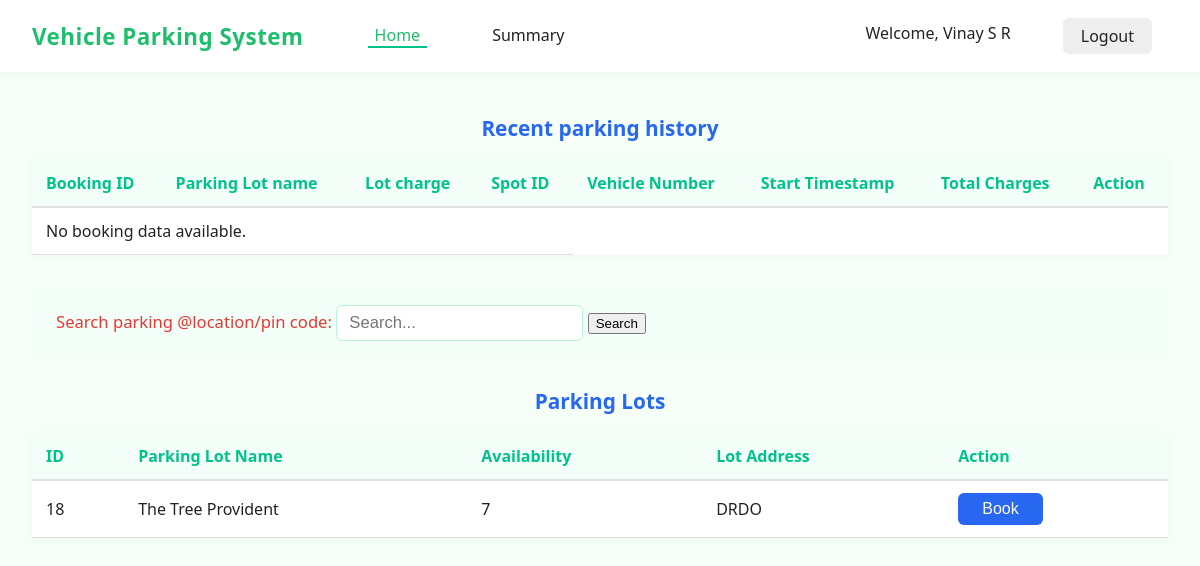
/dashboard/user/4 (signed in), run on an earlier commit of the app's database.
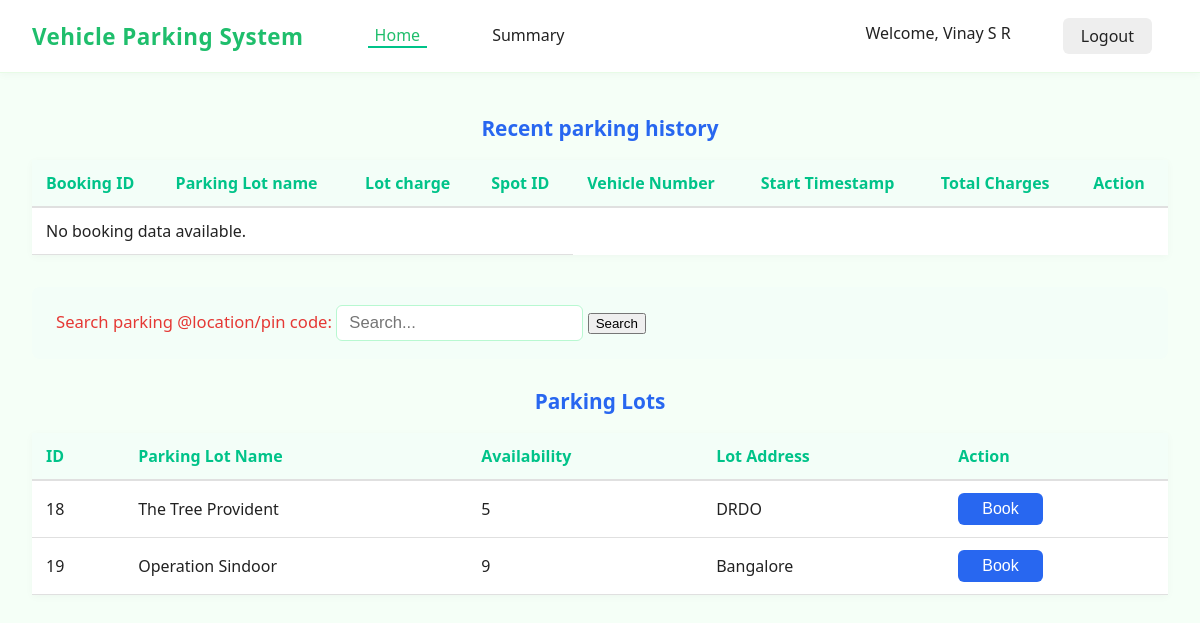
And on a later commit of the database.
### models/models.py (models this page shows)
class Parking_lot(db.Model):
    __tablename__='parking_lot'
    lot_id=db.Column(db.Integer,primary_key=True,autoincrement=True)
    owner_id = db.Column(db.Integer, db.ForeignKey('user.id', ondelete='CASCADE'))
    lot_name= db.Column(db.Text,nullable=False,unique=True)
    lot_address=db.Column(db.Text,nullable=False)
    lot_spot_count=db.Column(db.Integer,nullable=False)
    lot_price_per_hour=db.Column(db.Integer,nullable=False)
    owner = db.relationship('User', backref=db.backref('parking_lots', passive_deletes=True))
    spots = db.relationship('Parking_spot', backref='lot', cascade="all, delete", passive_deletes=True)
    bookings = db.relationship('Bookings', back_populates='lot', cascade="all, delete", passive_deletes=True)

### controllers/controllers.py (the view, shortened to what this page needs)
@main.route("/dashboard/user/<id>",methods=['GET','POST'])
@role_required('user')
@login_required
def user_dashboard(id):
    if request.method=="GET":
        user=User.query.filter(User.id==id).first()
        user_data={
                                "name": user.full_name,
                                "address": user.address,
                                "email": user.email,
                                "pincode": user.pincode,
                                "vehicle_number": user.vehicle_number,
                                "id": user.id
                }
        bookings_by_user=Bookings.query.filter_by(user_id=id,current_status='active').all()
        booking_data={}
        print("booking_data",booking_data)
        parking_locations=Parking_lot.query.all()
        parking_data={}
        for location in parking_locations:
                available_spots=Parking_spot.query.filter_by(lot_id=location.lot_id,is_available="Yes").count()
                parking_data[location.lot_id]={
                                            'lot_name':location.lot_name,
                                            'lot_address':location.lot_address,
                                            'available_spots': available_spots
                }
        print(parking_data)
        return render_template('dashboard_user.html',user_data=user_data, parking_data=parking_data,booking_data=booking_data,id=current_user.id,name=current_user.full_name)

### app.py (called while the page is built)
def create_app():
    app = Flask(__name__, template_folder="templates")
    if os.getenv('ENV', 'development') != "production":
        print("Starting Local Development")
        app.config.from_object(LocalDevelopmentConfig)
    else:
        raise Exception("Currently no production config is setup")
    app.register_blueprint(main)
    db.init_app(app)
    login_manager = LoginManager()
    login_manager.login_view = "main.login"
    login_manager.init_app(app)
    @login_manager.user_loader
    def load_user(user_id):
        return User.query.get(int(user_id))
    return app

### controllers/controllers.py (called while the page is built)
def role_required(required_role):
    def decorator(f):
        @wraps(f)
        def decorated_function(*args, **kwargs):
            if not current_user.is_authenticated:
                flash('Please log in to access this page.', 'warning')
                return redirect(url_for('main.login'))
            if required_role == "admin" and current_user.is_admin != "Yes":
                flash('You do not have permission to access this page.', 'danger')
                return redirect(url_for('main.login'))
            return f(*args, **kwargs)
        return decorated_function
    return decorator

### templates/dashboard_user.html (shortened to what the changed rows need)
<!DOCTYPE html>
<html lang="en">
<head>
    <link rel="stylesheet" href="{{ url_for('static', filename='css/dashboard_user_style.css') }}">
</head>
<body>
    <main>
        <section class="history-section">
            <h2>Recent parking history</h2>
            <table class="stylish-table">
                <thead>
                    <tr>
                        <th>Booking ID</th>
                        <th>Parking Lot name</th>
                        <th> Lot charge</th>
                        <th>Spot ID</th>
                        <th>Vehicle Number</th>
                        <th>Start Timestamp</th>
                        <th>Total Charges</th>
                        <th>Action</th>
                    </tr>
                </thead>
            </table>
        </section>
        <section class="lots-section">
            <h2>Parking Lots </h2>
            <table class="stylish-table">
                <thead>
                    <tr>
                        <th>ID</th>
                        <th>Parking Lot Name</th>
                        <th>Availability</th>
                        <th>Lot Address</th>
                        <th>Action</th>
                    </tr>
                </thead>
                <tbody>
                    {% if parking_data %}
                            {% for lot_id, location in parking_data.items() %}
                                <tr>
                                    <td>{{ lot_id }}</td>
                                    <td>{{ location.lot_name }}</td>
                                    <td>{{ location.available_spots }}</td>
                                    <td>{{ location.lot_address }}</td>
                                    <td>
                                        <button class="book-btn" onclick="window.location.href='{{ url_for('main.book_spot', user_id=user_data.id, parking_lot_id=lot_id) }}'">Book</button>
                                    </td>
                                </tr>
                            {% endfor %}
                    {% else %}
                        <tr><td colspan="4">No parking data available.</td></tr>
                    {% endif %}
                </tbody>
            </table>
        </section>
    </main>
</body>
</html>

What changed in the data, as far as the page shows it:
added Parking_lot: lot_name "Operation Sindoor", lot_address "Bangalore"
Also different on the page:
new list line: "18 5 Book"
new list line: "The Tree Provident DRDO"
new list line: "19 9 Book"
list line gone: "18 7 Book"
list line gone: "The Tree Provident DRDO"
